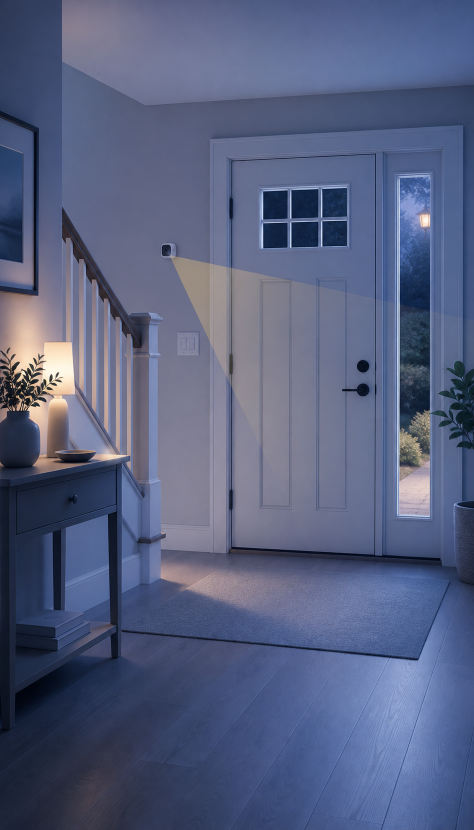
#> input picture app-prototype-v2/assets/generated/alert-scene.png, 948 x 1659 px, given in place of lantern-room.png, which was not available (shown at 1/2 size)
$ python render.py
#> lines starting #> are read from the running program, lines starting #| are printed output that depends on the picture
"""Render the known groups and unknown quantities in each original picture."""

from functools import lru_cache
from hashlib import sha256
import json
from math import ceil
from pathlib import Path

from PIL import Image, ImageDraw, ImageFont, ImageOps

ROOT = Path(__file__).resolve().parents[1]
ASSETS = ROOT / 'assets'
PAPER = '#fff5e4'
INK = '#234237'
GREEN = '#2e7560'
MINT = '#d3eadc'
RUST = '#a64727'
PEACH = '#f3cfa9'
GOLD = '#f5dfa8'
FONT = '/System/Library/Fonts/Hiragino Sans GB.ttc'

SORT_MODELS = (
    ('add',5,3),('sub',8,3),('add',7,2),('add',4,6),('sub',10,4),
    ('sub',12,3),('add',8,3),('sub',11,5),('add',6,4),
)
LAUNCH_MODELS = (
    ('add',6,2),('sub',9,4),('add',7,3),('sub',12,4),('add',5,4),
    ('add',7,5),('sub',14,5),('sub',13,5),
)


def board(size=(720,410)):
    image=Image.new('RGBA',size,PAPER)
    return image,ImageDraw.Draw(image)


@lru_cache
def font(size):
    return ImageFont.truetype(FONT,size)


def mark(draw,value,xy,size,color=INK):
    draw.text(xy,str(value),font=font(size),fill=color,anchor='mm')


def rounded(draw,box,color,stroke=GREEN,width=5):
    draw.rounded_rectangle(box,radius=20,fill=color,outline=stroke,width=width)


@lru_cache
def original(key):
    with Image.open(ASSETS/f'{key}.png') as source:
        image=source.convert('RGBA')
    return image.crop(image.getchannel('A').point(lambda a:255 if a>=16 else 0).getbbox())


@lru_cache
def resized(key,size):
    image=original(key).copy()
    image.thumbnail(size,Image.Resampling.LANCZOS)
    return image


def stamp(image,key,center,size):
    item=resized(key,size)
    x,y=center
    image.alpha_composite(item,(x-item.width//2,y-item.height//2))


def scene(key,size):
    return ImageOps.fit(original(key).convert('RGB'),size,Image.Resampling.LANCZOS).convert('RGBA')


def positions(count,center,pitch,columns):
    x,y=center
    rows=ceil(count/columns)
    for row in range(rows):
        length=min(columns,count-row*columns)
        for col in range(length):
            yield round(x+(col-(length-1)/2)*pitch[0]),round(y+(row-(rows-1)/2)*pitch[1])


def place(image,key,count,center,*,size=(52,65),pitch=(62,73),columns=5,crossed=0):
    d=ImageDraw.Draw(image)
    for i,(x,y) in enumerate(positions(count,center,pitch,columns)):
        stamp(image,key,(x,y),size)
        if i<crossed:
            dx,dy=max(11,size[0]//3),max(12,size[1]//3)
            d.line((x-dx,y-dy,x+dx,y+dy),fill='#8c3024',width=6)


# [105 lines left out: functions flow, two_groups, whole, hidden, relation_icon, large_model and 3 more, not called in this run]


def cover_scene():
    image=scene('lantern-room',(590,370))
#> in original, source is the input picture: PIL image 948x1659 RGB; mean R, G, B 86.4, 95.7, 127.2
#> in scene, `return ImageOps.fit(original(key).convert('RGB'),size,Image.Resampling..`:
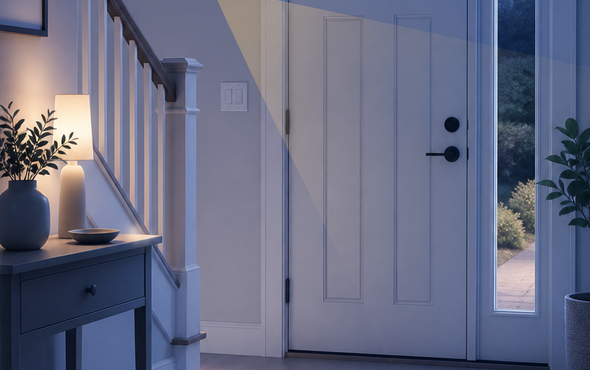
#> returned value: PIL image 590x370 RGBA; mean R, G, B, A 104.1, 107.7, 130.4, 255
    place(image,'lantern-one',6,(294,307),size=(52,60),pitch=(60,65),columns=6)
#> call 2 of original, with key = 'lantern-one'
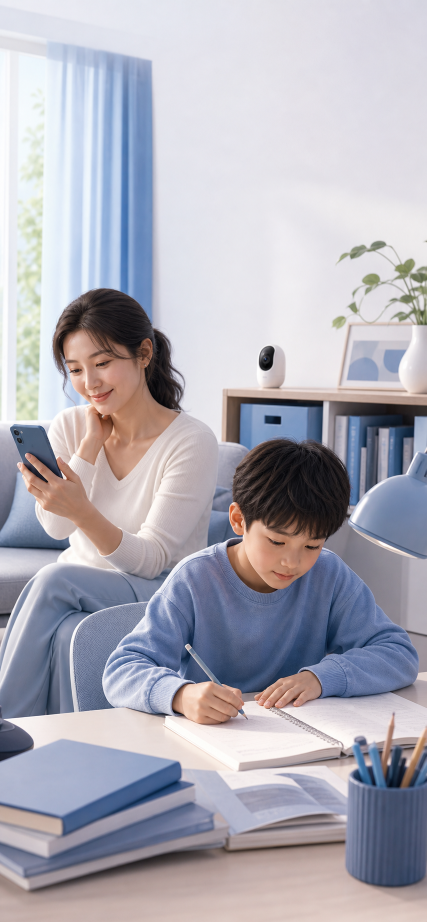
#> input picture app-prototype-v2/assets/generated/care-scene.png, 853 x 1844 px, given in place of lantern-one.png, which was not available (shown at 1/2 size)
#> in original, source is the input picture: PIL image 853x1844 RGB; mean R, G, B 174, 172.5, 182.6
#> in resized, `image.thumbnail(size,Image.Resampling.LANCZOS)`:
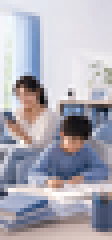
#> image: PIL image 28x60 RGBA (shown 4 times larger); mean R, G, B, A 174, 172.5, 182.6, 255
    return image


# [14 lines left out: function quiz_visuals, not called in this run]


def visuals():
    yield 'lantern-cover',cover_scene(),['lantern-questions'],['lantern-room','lantern-one']
    yield 'sort-backdrop',scene('sorting-room',(416,234)),['choose-the-operation'],['sorting-room']
    yield 'marble-backdrop',scene('launch-room',(416,234)),['repair-the-model'],['launch-room']
    yield 'arriving-lights',two_groups(6,3,event='come'),['read-and-solve'],['lantern-one']
    yield 'check-nine',whole(9,crossed=3,label=True),['read-and-solve','connect-add-and-subtract'],['lantern-one']
    yield 'two-stands',two_groups(6,3),['same-addition-stories'],['lantern-one']
    yield 'lights-out',two_groups(3,6,event='out'),['same-addition-stories'],['lantern-one']
    yield 'remove-three',whole(9,crossed=3),['find-the-hidden-part'],['lantern-one']
    yield 'cover-three',hidden(9,6),['find-the-hidden-part'],['lantern-one','cloth-cover']
    yield 'family-diagram',family(6,3),['connect-add-and-subtract'],[]
    yield 'shipped-lights',two_groups(4,7,event='out'),['check-and-ask'],['lantern-one']
    yield 'ship-check',whole(11,crossed=4,label=True),['check-and-ask'],['lantern-one']
    yield 'twelve-remove',whole(12,crossed=8,label=True),['tell-a-new-story'],['lantern-one']
    yield 'twelve-hide',hidden(12,8),['tell-a-new-story'],['lantern-one','cloth-cover']
    for kind,a,b in SORT_MODELS:
        yield f'sort-{kind}-{a}-{b}',relation_icon(kind,a,b),['choose-the-operation'],[]
    yield 'dock-add',answer_icon('add'),['choose-the-operation'],[]
    yield 'dock-sub',answer_icon('sub'),['choose-the-operation'],[]
    for kind,a,b in LAUNCH_MODELS:
        yield f'model-{kind}-{a}-{b}',relation_icon(kind,a,b),['repair-the-model'],[]
        image = large_model(kind,a,b)
        parents=['lantern-one'] if kind=='add' else ['lantern-one','cloth-cover']
        yield f'large-{kind}-{a}-{b}',image,['repair-the-model'],parents
    for kind,n in (('add',8),('sub',5),('add',5),('add',10),('sub',8),('add',9),
                   ('add',12),('sub',9),('sub',12)):
        yield f'answer-{kind}-{n}',answer_icon(kind,n),['repair-the-model'],[]
    yield from quiz_visuals()


def render():
    digest=lambda p:sha256(p.read_bytes()).hexdigest()
    sources={}
    for receipt in sorted((ROOT/'art-source').glob('*.receipt.json')):
        for row in json.loads(receipt.read_text())['assets']:
            sources[row['assetKey']]={**row,'file':row['path'],'kind':'codex-builtin-imagegen'}
    for key,image,uses,parents in visuals():
#> in cover_scene, `place(image,'lantern-one',6,(294,307),size=(52,60),pitch=(60,65),colum..`:
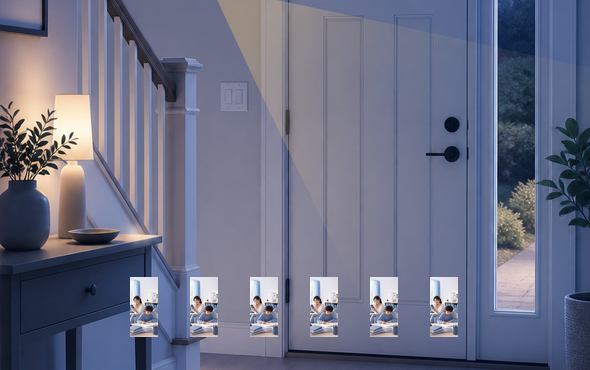
#> image: PIL image 590x370 RGBA; mean R, G, B, A 107.1, 110.4, 132.3, 255
        p=ASSETS/f'{key}.png'
        image.save(p,optimize=True)
        sources[key]={'file':p.relative_to(ROOT).as_posix(),'sha256':digest(p),
                      'kind':'deterministic-lesson-diagram','usedBy':uses,'source':'diagrams/render.py',
#> (the run stopped early here; a loop or call above may not have finished)
